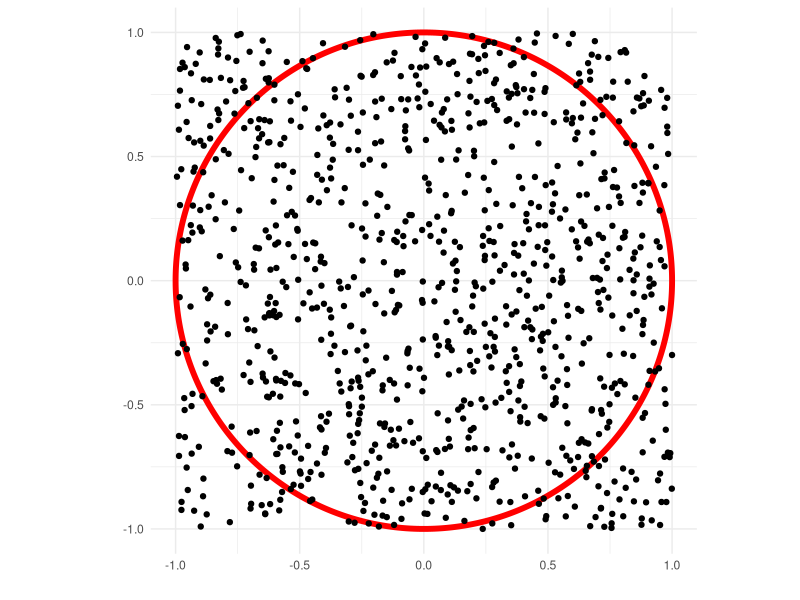

The R source for this figure:
## ---- chunk 1
library(tidyverse)

N <- 1000
rand_x <- runif(n = N, min = -1, max = 1)
rand_y <- runif(n = N, min = -1, max = 1)
theta <- seq(0, 2 * pi, length.out = 1001)
circle_x <- cos(theta)
circle_y <- sin(theta)

circle <- data.frame(circle_x, circle_y) 
points <- data.frame(rand_x, rand_y)

ggplot(data = circle, mapping = aes(x = circle_x, y = circle_y)) + 
  geom_path(colour = "red", lwd = 2) + 
  geom_point(data = points, aes(x = rand_x, y = rand_y)) +
  coord_fixed() +
  theme_minimal() + 
  xlab("") + 
  ylab("")
## ---- chunk 2
# different values
rnorm(n = 4)
rnorm(n = 4)
## ---- chunk 3
# the same value
set.seed(1234)
rnorm(n = 4)

set.seed(1234)
rnorm(n = 4)
